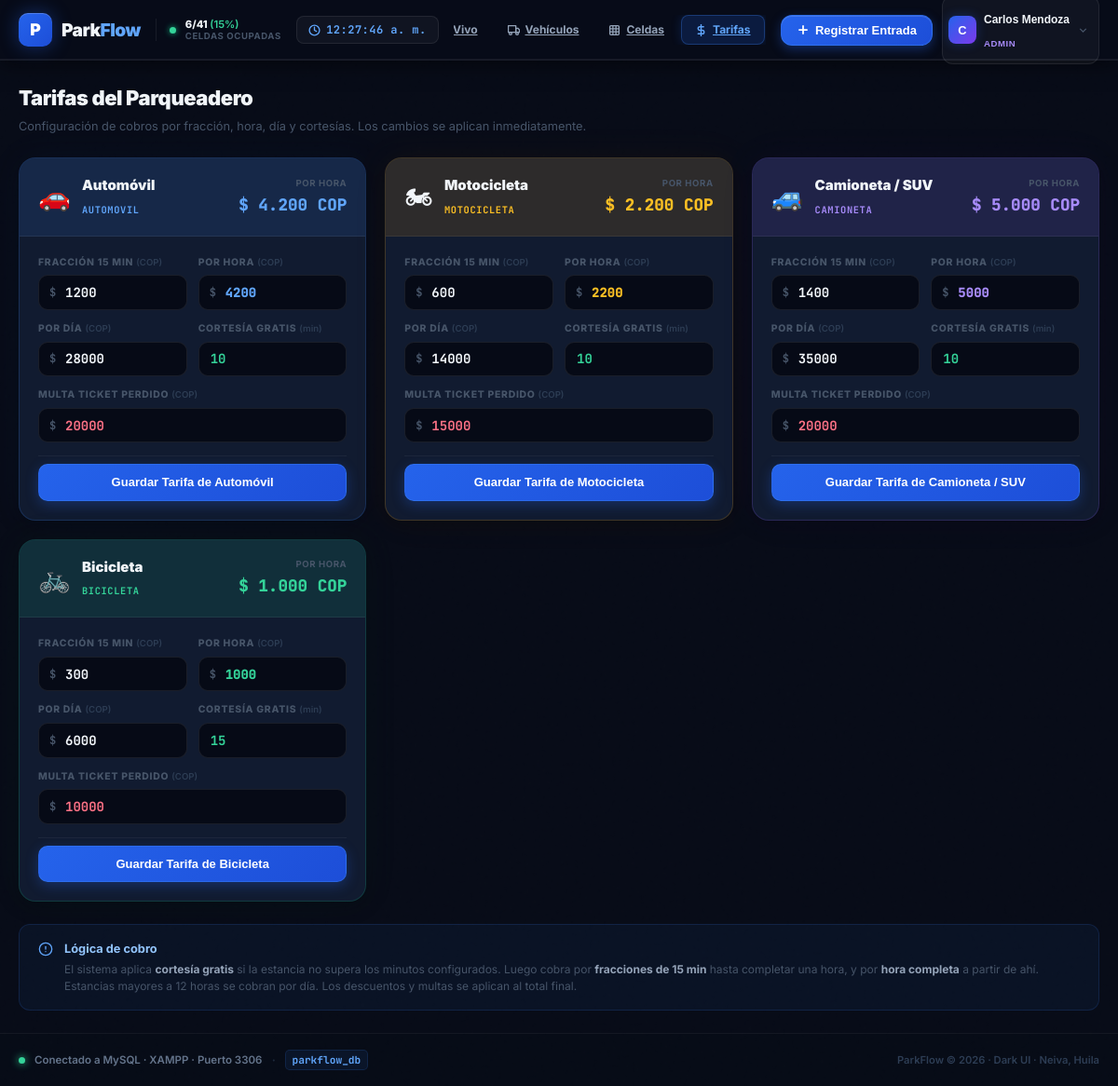
The app's page /php-app/index.php?view=rates (signed in) with its own data.
### tables this page shows
CREATE TABLE `users` (
  `id` VARCHAR(50) NOT NULL,
  `name` VARCHAR(100) NOT NULL,
  `email` VARCHAR(150) NOT NULL UNIQUE,
  `password` VARCHAR(255) NULL,
  `role` ENUM('ADMIN', 'OPERADOR') NOT NULL DEFAULT 'OPERADOR',
  `shift` VARCHAR(50) NULL,
  `active` TINYINT(1) NOT NULL DEFAULT 1,
  `avatar_url` VARCHAR(255) NULL,
  `created_at` DATETIME NOT NULL DEFAULT CURRENT_TIMESTAMP,
  `updated_at` DATETIME NOT NULL DEFAULT CURRENT_TIMESTAMP ON UPDATE CURRENT_TIMESTAMP,
  PRIMARY KEY (`id`)
);

CREATE TABLE `rates` (
  `id` VARCHAR(50) NOT NULL,
  `vehicle_type` ENUM('automovil', 'motocicleta', 'camioneta', 'bicicleta') NOT NULL UNIQUE,
  `label` VARCHAR(100) NOT NULL,
  `rate_per_minute` DECIMAL(10,2) NOT NULL DEFAULT 0.00,
  `rate_per_fraction15m` DECIMAL(10,2) NOT NULL DEFAULT 0.00,
  `rate_per_hour` DECIMAL(10,2) NOT NULL DEFAULT 0.00,
  `rate_per_day` DECIMAL(10,2) NOT NULL DEFAULT 0.00,
  `rate_per_month` DECIMAL(10,2) NOT NULL DEFAULT 0.00,
  `grace_period_minutes` INT NOT NULL DEFAULT 10,
  `lost_ticket_fee` DECIMAL(10,2) NOT NULL DEFAULT 0.00,
  `updated_at` DATETIME NOT NULL DEFAULT CURRENT_TIMESTAMP ON UPDATE CURRENT_TIMESTAMP,
  PRIMARY KEY (`id`)
);

### php-app/views/rates.php (the view, shortened to what the rows shown need)
<?php
$db = getDB();
$rates = $db->query("SELECT * FROM `rates` ORDER BY FIELD(`vehicle_type`, 'automovil', 'motocicleta', 'camioneta', 'bicicleta')")->fetchAll();
$vehicleMeta = [
  'automovil'   => ['🚗', '#60a5fa',  'rgba(59,130,246,.12)',  'rgba(59,130,246,.2)',  'Automóvil'],
  'motocicleta' => ['🏍', '#fbbf24',  'rgba(245,158,11,.12)',  'rgba(245,158,11,.2)',  'Motocicleta'],
  'camioneta'   => ['🚙', '#a78bfa',  'rgba(139,92,246,.12)', 'rgba(139,92,246,.2)', 'Camioneta / SUV'],
  'bicicleta'   => ['🚲', '#34d399',  'rgba(16,185,129,.12)', 'rgba(16,185,129,.2)', 'Bicicleta'],
];
?>
<div style="display:flex; flex-direction:column; gap:1.5rem;">
  <div>
    <h1 style="margin:0; font-size:1.375rem; font-weight:900; color:#f1f5f9; letter-spacing:-.02em;">Tarifas del Parqueadero</h1>
  </div>
  <div style="display:grid; grid-template-columns:repeat(auto-fit, minmax(340px, 1fr)); gap:1.25rem;">
    <?php foreach ($rates as $r):
      $meta = $vehicleMeta[$r['vehicle_type']] ?? ['💰', '#94a3b8', 'rgba(100,116,139,.1)', 'rgba(100,116,139,.2)', ucfirst($r['vehicle_type'])];
    ?>
      <div style="background:var(--bg-card,#111b30); border:1px solid <?= $meta[3] ?>; border-radius:18px; overflow:hidden;
                  box-shadow:0 4px 20px rgba(0,0,0,.3), 0 0 40px <?= str_replace('.2', '.06', $meta[3]) ?>;">
        <div style="padding:1.125rem 1.25rem; border-bottom:1px solid rgba(255,255,255,.06); display:flex; align-items:center; justify-content:space-between; background:<?= $meta[2] ?>;">
          <div style="display:flex; align-items:center; gap:.75rem;">
            <span style="font-size:1.75rem; line-height:1;"><?= $meta[0] ?></span>
            <div>
              <h2 style="margin:0; font-size:.9375rem; font-weight:900; color:#f1f5f9;"><?= $meta[4] ?></h2>
              <span style="font-size:.65rem; font-weight:700; color:<?= $meta[1] ?>; text-transform:uppercase; letter-spacing:.06em; font-family:'JetBrains Mono',monospace;"><?= $r['vehicle_type'] ?></span>
            </div>
          </div>
          <div style="text-align:right;">
            <span style="font-size:.6rem; font-weight:700; color:#475569; text-transform:uppercase; letter-spacing:.06em; display:block; margin-bottom:.15rem;">por hora</span>
            <span style="font-family:'JetBrains Mono',monospace; font-size:1.1rem; font-weight:900; color:<?= $meta[1] ?>;"><?= formatCOP($r['rate_per_hour']) ?></span>
          </div>
        </div>
        <form action="actions/rates.php" method="POST" style="padding:1.25rem; display:flex; flex-direction:column; gap:.875rem;">
          <div style="display:grid; grid-template-columns:1fr 1fr; gap:.75rem;">
            <div>
              <label style="display:block; font-size:.65rem; font-weight:800; letter-spacing:.07em; text-transform:uppercase; color:#475569; margin-bottom:.375rem;">
                Fracción 15 min
                <span style="display:inline-block; font-size:.6rem; font-weight:600; color:#2d3d54; text-transform:none; letter-spacing:0;">(COP)</span>
              </label>
              <div style="position:relative;">
                <span style="position:absolute; left:.75rem; top:50%; transform:translateY(-50%); font-size:.75rem; font-weight:700; color:#475569; pointer-events:none; font-family:'JetBrains Mono',monospace;">$</span>
                <input type="number" step="1" min="0" name="rate_per_fraction15m" value="<?= (int)$r['rate_per_fraction15m'] ?>"
                       style="width:100%; background:rgba(4,7,17,.8); border:1px solid rgba(255,255,255,.08); color:#f1f5f9;
                              border-radius:10px; padding:.55rem .75rem .55rem 1.75rem; font-size:.875rem; font-family:'JetBrains Mono',monospace;
                              font-weight:700; outline:none; transition:border-color .15s;"
                       onfocus="this.style.borderColor='<?= $meta[1] ?>'; this.style.boxShadow='0 0 0 2px <?= str_replace('.2', '.1', $meta[3]) ?>'"
                       onblur="this.style.borderColor='rgba(255,255,255,.08)'; this.style.boxShadow='none'">
              </div>
            </div>
            <div>
              <label style="display:block; font-size:.65rem; font-weight:800; letter-spacing:.07em; text-transform:uppercase; color:#475569; margin-bottom:.375rem;">
                Por Hora <span style="font-size:.6rem; font-weight:600; color:#2d3d54; text-transform:none; letter-spacing:0;">(COP)</span>
              </label>
              <div style="position:relative;">
                <span style="position:absolute; left:.75rem; top:50%; transform:translateY(-50%); font-size:.75rem; font-weight:700; color:#475569; pointer-events:none; font-family:'JetBrains Mono',monospace;">$</span>
                <input type="number" step="1" min="0" name="rate_per_hour" value="<?= (int)$r['rate_per_hour'] ?>"
                       style="width:100%; background:rgba(4,7,17,.8); border:1px solid rgba(255,255,255,.08); color:<?= $meta[1] ?>;
                              border-radius:10px; padding:.55rem .75rem .55rem 1.75rem; font-size:.875rem; font-family:'JetBrains Mono',monospace;
                              font-weight:800; outline:none; transition:border-color .15s;"
                       onfocus="this.style.borderColor='<?= $meta[1] ?>'; this.style.boxShadow='0 0 0 2px <?= str_replace('.2', '.1', $meta[3]) ?>'"
                       onblur="this.style.borderColor='rgba(255,255,255,.08)'; this.style.boxShadow='none'">
              </div>
            </div>
            <div>
              <label style="display:block; font-size:.65rem; font-weight:800; letter-spacing:.07em; text-transform:uppercase; color:#475569; margin-bottom:.375rem;">
                Por Día <span style="font-size:.6rem; font-weight:600; color:#2d3d54; text-transform:none; letter-spacing:0;">(COP)</span>
              </label>
              <div style="position:relative;">
                <span style="position:absolute; left:.75rem; top:50%; transform:translateY(-50%); font-size:.75rem; font-weight:700; color:#475569; pointer-events:none; font-family:'JetBrains Mono',monospace;">$</span>
                <input type="number" step="1" min="0" name="rate_per_day" value="<?= (int)$r['rate_per_day'] ?>"
                       style="width:100%; background:rgba(4,7,17,.8); border:1px solid rgba(255,255,255,.08); color:#f1f5f9;
                              border-radius:10px; padding:.55rem .75rem .55rem 1.75rem; font-size:.875rem; font-family:'JetBrains Mono',monospace;
                              font-weight:700; outline:none; transition:border-color .15s;"
                       onfocus="this.style.borderColor='<?= $meta[1] ?>'; this.style.boxShadow='0 0 0 2px <?= str_replace('.2', '.1', $meta[3]) ?>'"
                       onblur="this.style.borderColor='rgba(255,255,255,.08)'; this.style.boxShadow='none'">
              </div>
            </div>
            <div>
              <label style="display:block; font-size:.65rem; font-weight:800; letter-spacing:.07em; text-transform:uppercase; color:#475569; margin-bottom:.375rem;">
                Cortesía Gratis <span style="font-size:.6rem; font-weight:600; color:#2d3d54; text-transform:none; letter-spacing:0;">(min)</span>
              </label>
              <input type="number" step="1" min="0" name="grace_period_minutes" value="<?= (int)$r['grace_period_minutes'] ?>"
                     style="width:100%; background:rgba(4,7,17,.8); border:1px solid rgba(255,255,255,.08); color:#34d399;
                            border-radius:10px; padding:.55rem .75rem; font-size:.875rem; font-family:'JetBrains Mono',monospace;
                            font-weight:700; outline:none; transition:border-color .15s;"
                     onfocus="this.style.borderColor='#34d399'; this.style.boxShadow='0 0 0 2px rgba(16,185,129,.1)'"
                     onblur="this.style.borderColor='rgba(255,255,255,.08)'; this.style.boxShadow='none'">
            </div>
            <div style="grid-column:span 2;">
              <label style="display:block; font-size:.65rem; font-weight:800; letter-spacing:.07em; text-transform:uppercase; color:#475569; margin-bottom:.375rem;">
                Multa Ticket Perdido <span style="font-size:.6rem; font-weight:600; color:#2d3d54; text-transform:none; letter-spacing:0;">(COP)</span>
              </label>
              <div style="position:relative;">
                <span style="position:absolute; left:.75rem; top:50%; transform:translateY(-50%); font-size:.75rem; font-weight:700; color:#475569; pointer-events:none; font-family:'JetBrains Mono',monospace;">$</span>
                <input type="number" step="1" min="0" name="lost_ticket_fee" value="<?= (int)$r['lost_ticket_fee'] ?>"
                       style="width:100%; background:rgba(4,7,17,.8); border:1px solid rgba(255,255,255,.08); color:#fb7185;
                              border-radius:10px; padding:.55rem .75rem .55rem 1.75rem; font-size:.875rem; font-family:'JetBrains Mono',monospace;
                              font-weight:700; outline:none; transition:border-color .15s;"
                       onfocus="this.style.borderColor='#fb7185'; this.style.boxShadow='0 0 0 2px rgba(244,63,94,.1)'"
                       onblur="this.style.borderColor='rgba(255,255,255,.08)'; this.style.boxShadow='none'">
              </div>
            </div>
          </div>
          <div style="padding-top:.5rem; border-top:1px solid rgba(255,255,255,.05);">
            <button type="submit"
                    style="width:100%; padding:.7rem; font-size:.8125rem; font-weight:800; color:white;
                           background:linear-gradient(135deg,#2563eb,#1d4ed8); border:1px solid rgba(59,130,246,.4);
                           border-radius:10px; cursor:pointer; transition:all .2s; box-shadow:0 4px 14px rgba(37,99,235,.3);"
                    onmouseover="this.style.background='linear-gradient(135deg,#3b82f6,#2563eb)'; this.style.boxShadow='0 4px 20px rgba(37,99,235,.45)'"
                    onmouseout="this.style.background='linear-gradient(135deg,#2563eb,#1d4ed8)'; this.style.boxShadow='0 4px 14px rgba(37,99,235,.3)'">
              Guardar Tarifa de <?= $meta[4] ?>
            </button>
          </div>
        </form>
      </div>
    <?php endforeach; ?>
  </div>
</div>

### php-app/includes/header.php (shortened to what the rows shown need)
<?php
require_once __DIR__ . '/../config/db.php';
$db = getDB();
$currentUser = getCurrentUser();
$allUsers = $db->query("SELECT * FROM `users` WHERE `active` = 1 ORDER BY `role` ASC, `name` ASC")->fetchAll();
?>
<!DOCTYPE html>
<html lang="es">
<head>
  <link rel="stylesheet" href="assets/css/tailwind.local.css">
  <link rel="stylesheet" href="assets/css/app.css">
</head>
<body style="background:#080c18; color:#f1f5f9; min-height:100vh; display:flex; flex-direction:column;">
  <header class="pf-header" style="position:sticky; top:0; z-index:50;">
    <div style="max-width:90rem; margin:0 auto; padding:0 1.25rem; height:64px; display:flex; align-items:center; justify-content:space-between; gap:1rem;">
      <div style="display:flex; align-items:center; gap:.625rem; flex-shrink:0;">
        <div style="position:relative;" id="userMenuWrapper">
          <button onclick="toggleUserMenu()" id="userMenuBtn"
            style="display:flex; align-items:center; gap:.5rem; padding:.375rem .625rem .375rem .375rem;
                   background:rgba(255,255,255,.04); border:1px solid rgba(255,255,255,.08); border-radius:12px;
                   cursor:pointer; transition:all .15s; color:#f1f5f9;">
            <div style="width:30px; height:30px; border-radius:8px; background:linear-gradient(135deg,#2563eb,#7c3aed);
                        display:flex; align-items:center; justify-content:center; font-weight:800; font-size:.8rem; color:white;
                        box-shadow:0 0 12px rgba(37,99,235,.3); flex-shrink:0;">
              <?= strtoupper(substr($currentUser['name'], 0, 1)) ?>
            </div>
            <div style="text-align:left; line-height:1.2;">
              <p style="font-size:.75rem; font-weight:700; color:#f1f5f9; white-space:nowrap; max-width:100px; overflow:hidden; text-overflow:ellipsis;"><?= htmlspecialchars($currentUser['name']) ?></p>
              <p style="font-size:.6rem; font-weight:700; color:<?= $currentUser['role'] === 'ADMIN' ? '#a78bfa' : '#60a5fa' ?>; text-transform:uppercase; letter-spacing:.06em;"><?= $currentUser['role'] ?></p>
            </div>
            <svg xmlns="http://www.w3.org/2000/svg" width="13" height="13" viewBox="0 0 24 24" fill="none" stroke="currentColor" stroke-width="2.5" style="color:#475569; flex-shrink:0;"><polyline points="6 9 12 15 18 9"/></svg>
          </button>
        </div>
      </div>
    </div>
  </header>
  <main style="flex:1; max-width:90rem; width:100%; margin:0 auto; padding:1.5rem 1.25rem; position:relative; z-index:1;">

### records on screen
users: name "C", name "Carlos Mendoza", role "ADMIN"
rates: vehicle_type "🚗", vehicle_type "Automóvil", vehicle_type "AUTOMOVIL", rate_per_hour "$ 4.200 COP", rate_per_fraction15m "1200", rate_per_hour "4200", rate_per_day "28000", grace_period_minutes "10", lost_ticket_fee "20000"
rates: vehicle_type "🏍", vehicle_type "Motocicleta", vehicle_type "MOTOCICLETA", rate_per_hour "$ 2.200 COP", rate_per_fraction15m "600", rate_per_hour "2200", rate_per_day "14000", grace_period_minutes "10", lost_ticket_fee "15000"
rates: vehicle_type "🚙", vehicle_type "Camioneta / SUV", vehicle_type "CAMIONETA", rate_per_hour "$ 5.000 COP", rate_per_fraction15m "1400", rate_per_hour "5000", rate_per_day "35000", grace_period_minutes "10", lost_ticket_fee "20000"
rates: vehicle_type "🚲", vehicle_type "Bicicleta", vehicle_type "BICICLETA", rate_per_hour "$ 1.000 COP", rate_per_fraction15m "300", rate_per_hour "1000", rate_per_day "6000", grace_period_minutes "15", lost_ticket_fee "10000"

### other values on screen
$occupiedSpaces "6"
$totalSpaces "41"
$occupancyRate "15"
